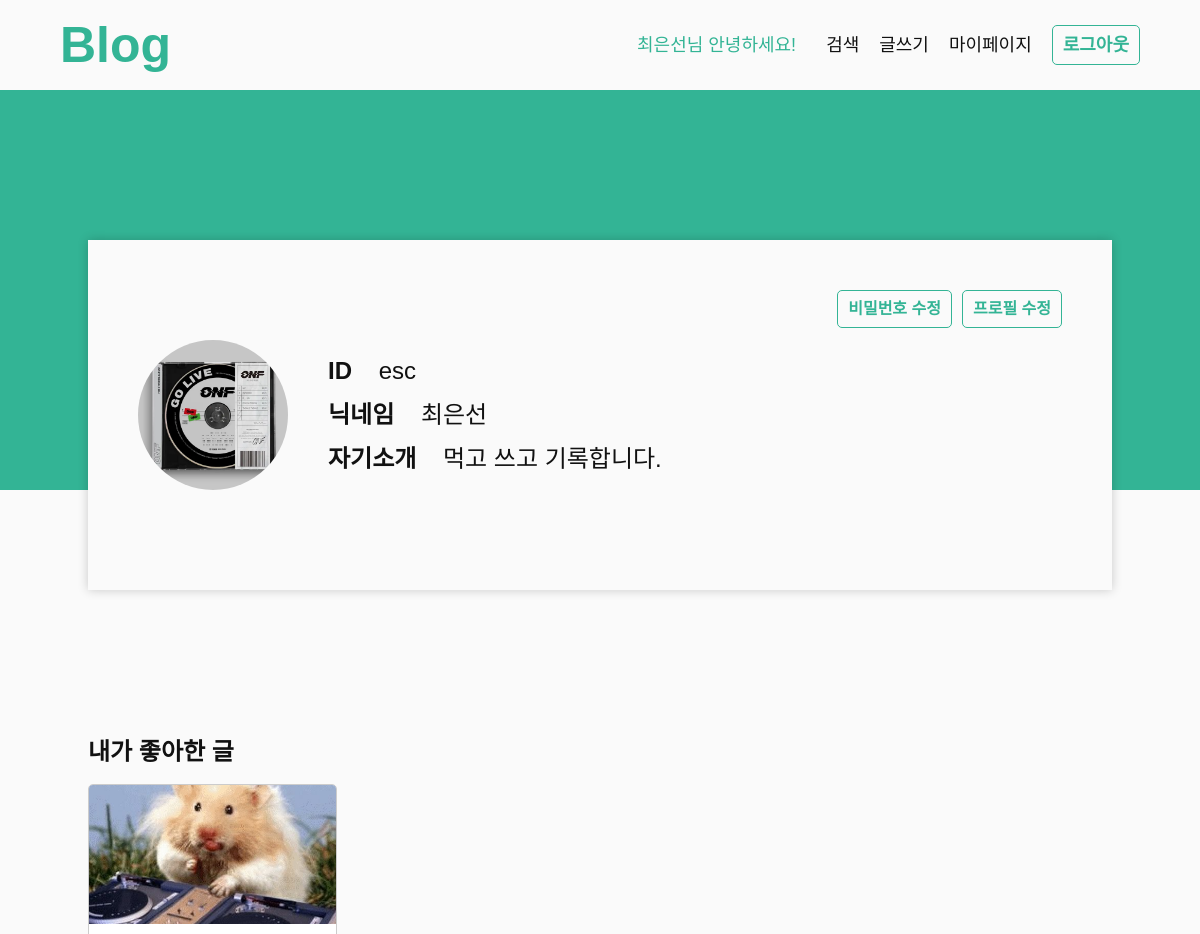
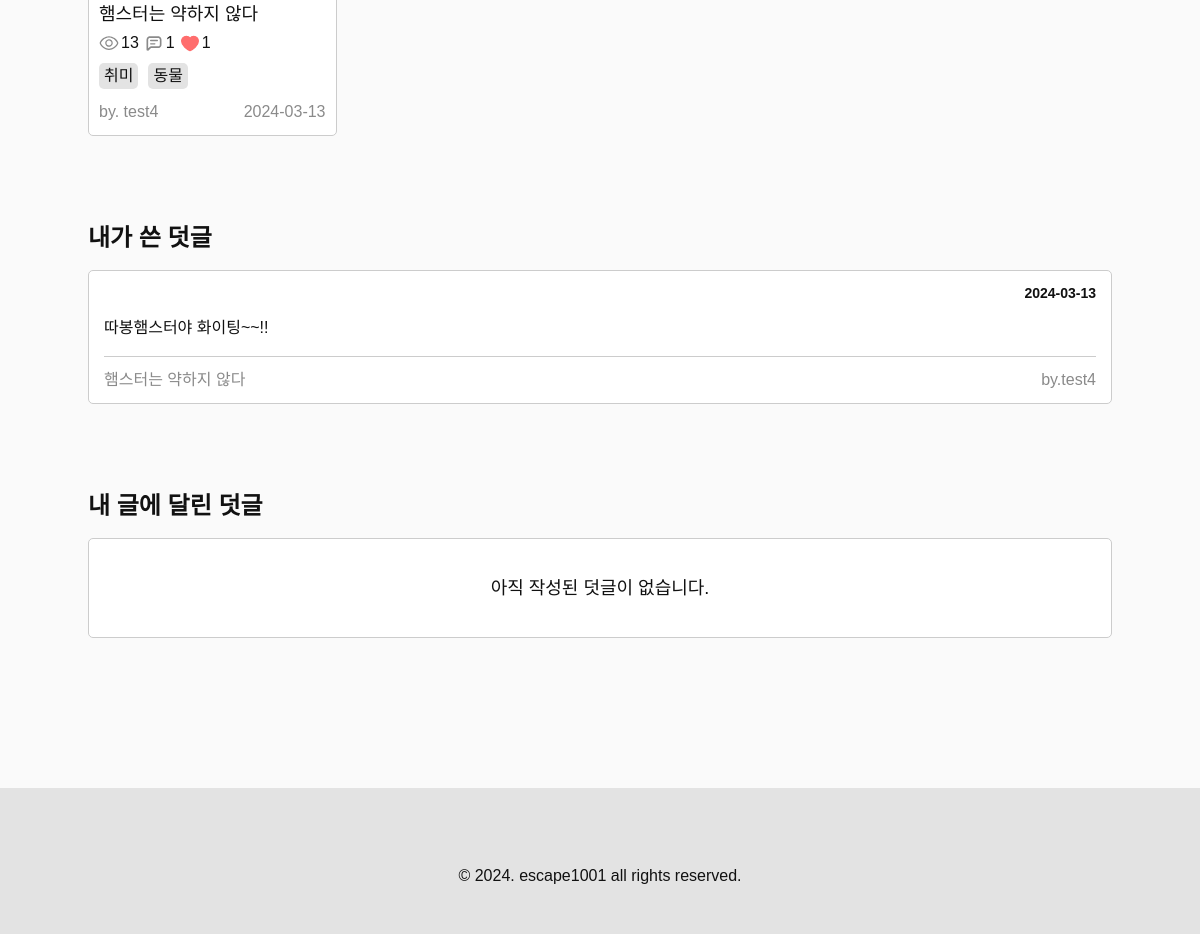
Screenshot of /accounts/mypage/ (signed in) with the database file from the repository (2 pictures, top to bottom).
### accounts/models.py (models this page shows, shortened)
class Profile(models.Model):
    user = models.ForeignKey(
        User, on_delete=models.CASCADE
    )
    nickname = models.CharField(max_length=10)
    introduce = models.CharField(max_length=150)
    profile_image = models.ImageField(
        upload_to="profile/%Y/%m/%d/", blank=True
    )

### blog/models.py (models this page shows, shortened)
class Post(models.Model):
    title=models.CharField(max_length=50)
    contents=tinymce_models.HTMLField()
    thumbnail_image = models.ImageField(
        upload_to="post/thumbnails/%Y/%m/%d/", blank=True
    )
    created_at = models.DateTimeField(auto_now_add=True)
    updated_at = models.DateTimeField(auto_now=True)
    author = models.ForeignKey(
        User, on_delete=models.CASCADE
    )
    tags = models.ManyToManyField('Tag', blank=True)
    view_count = models.PositiveIntegerField(default=0)

class Tag(models.Model):
    name = models.CharField(max_length=50, unique=True)

class Comment(models.Model):
    post = models.ForeignKey(
        Post, on_delete=models.CASCADE, related_name='comments'
    )
    contents = models.TextField()
    created_at = models.DateTimeField(auto_now_add=True)
    updated_at = models.DateTimeField(auto_now=True)
    author = models.ForeignKey(
        User, on_delete=models.CASCADE
    )

### accounts/views.py (the view)
# urls.py: path('mypage/', views.mypage, name="mypage"),
@login_required
def mypage(request):
    profile = Profile.objects.get(user=request.user)
    comments = Comment.objects.filter(author=request.user)
    liked = Like.objects.filter(author=request.user).values_list('post', flat=True)
    liked_posts = Post.objects.filter(pk__in=liked)
    commented_my = Post.objects.filter(author=request.user).annotate(num_comments=Count('comments')).filter(num_comments__gt=0)
    commented_myposts = Comment.objects.filter(~Q(author=request.user), post__in=commented_my)
    context = {
        "profile" : profile,
        "comments" : comments,
        "liked_posts" : liked_posts,
        "commented_myposts" : commented_myposts,
    }
    return render(request, 'accounts/mypage.html', context)

### accounts/context_processors.py (called while the page is built)
def profile_info(request):
    profile = None
    if request.user.is_authenticated:
        try:
            profile = Profile.objects.get(user=request.user)
        except Profile.DoesNotExist:
            pass
    return {'profile': profile}

### templates/accounts/mypage.html (shortened to what this page needs)
{% extends "base/base.html" %}
{% load static %}
{% block content %}
<main class="mypage-wrapper">
    <section class="profile-area">
        <div class="center-content">
            {% if profile.profile_image %}
            <img class="profile-image" src="{{profile.profile_image.url}}" alt="{{profile.nickname}}의 프로필 이미지">
            {% else %}
            <img class="profile-image" src="{% static "assets/default_profile.png" %}">
            {% endif %}
            <div class="text-area">
                <p>
                    <b>ID</b>
                    <span>{{user.username}}</span>
                </p>
                <p>
                    <b>닉네임</b>
                    <span>{{profile.nickname}}</span>
                </p>
                <p>
                    <b>자기소개</b>
                    <span>{{profile.introduce}}</span>
                </p>
            </div>
            <div class="btn-area">
                <a class="default-btn" href="{% url "update_password" %}">비밀번호 수정</a>
                <a class="default-btn" href="{% url "update_profile" %}">프로필 수정</a>
            </div>
        </div>
    </section>
    <section class="section-wrapper center-content">
        <h3 class="section-title">내가 좋아한 글</h3>
        <ul class="post-list">
            {% for post in liked_posts %}
            <li class="box4">
                <a href="{% url "post_detail" post.pk %}">
                    {% if post.thumbnail_image %}
                    <img src="{{post.thumbnail_image.url}}" alt="">
                    {% endif %}
                    <div class="content-box">
                        <div class="title-area">
                            <b class="title">{{post.title}}</b>
                            <ul>
                                <li>
                                    <img src="{% static "assets/icon_view.svg" %}" alt="view">
                                    {{post.view_count}}
                                </li>
                                <li>
                                    <img src="{% static "assets/icon_comment.svg" %}" alt="comment">
                                    {{post.comments.count}}
                                </li>
                                <li>
                                    <img src="{% static "assets/icon_liked.svg" %}" alt="liked">
                                    {{post.likes.count}}
                                </li>
                            </ul>
                        </div>
                        <ul class="tag-list">
                            {% for tag in post.tags.all %}
                            <li>{{tag.name}}</li>
                            {% endfor %}
                        </ul>
                    </div>
                    <div class="info-box">
                        <p>by. {{post.author}}</p>
                        <p>{{post.created_at|date:"Y-m-d"}}</p>
                    </div>
                </a>
            </li>
            {% endfor %}
        </ul>
    </section>
    <section class="section-wrapper center-content">
        <h3 class="section-title">내가 쓴 덧글</h3>
        <ul class="comment-list">
            {% for comment in comments %}
            <li>
                <a href="{% url "post_detail" comment.post.pk %}">
                    <p class="author">
                        <span class="date">{{comment.created_at|date:"Y-m-d"}}</span>
                    </p>
                    <p class="comment">{{comment.contents}}</p>
                    <p class="post">
                        <span>{{comment.post.title}}</span>
                        <span>by.{{comment.post.author}}</span>
                    </p>
                </a>
            </li>
            {% endfor %}
        </ul>
    </section>
    <section class="section-wrapper center-content">
        <h3 class="section-title">내 글에 달린 덧글</h3>
        <ul class="comment-list">
            {% if not commented_myposts %}
            <li class="empty">
                아직 작성된 덧글이 없습니다.
            </li>
            {% endif %}
        </ul>
    </section>
</main>
{% endblock %}

### templates/base/header.html (shortened to what this page needs)
<header>
    <h1>
        <a href="{% url "main" %}">Blog</a>
    </h1>
    <ul>
        {% if request.user.is_authenticated %}
        <li class="hello">
            <a href="{% url "userhome" user.username %}">{{profile.nickname}}님 안녕하세요!</a>
        </li>
        <li>
            <a href="{% url "post_list" %}">검색</a>
        </li>
        <li>
            <a href="{% url "post_create" %}">글쓰기</a>
        </li>
        <li>
            <a href="{% url "mypage" %}">마이페이지</a>
        </li>
        <li>
            <form action="{% url "logout" %}" method="POST">
                <button class="default-btn">로그아웃</button>
            </form>
        </li>
        {% endif %}
    </ul>
</header>

### static/style/common.css (style rules this page uses)
:root { --color-point:#33b495; --color-point-2:#93e9d3; --color-black:#000000; --color-dark:#111111; --color-white:#ffffff; --color-light:#fafafa; --color-dark-grey:#8a8a8a; --color-mid-grey:#cccccc; --color-light-grey:#e3e3e3; --font-size-huge : 5rem; --font-size-bigger : 2.4rem; --font-size-big : 1.8rem; --font-size-default : 1.6rem; --font-size-small : 1.4rem; --font-size-smaller : 1.2rem; --container-max-width : 1024px; }
* { box-sizing: border-box; }
html { height:100%; font-size: 10px; }
body { height:100%; font-size: var(--font-size-default); font-family: sans-serif; color: var(--color-dark); background-color: var(--color-light); }
.center-content { width: 90%; max-width: var(--container-max-width); margin:0 auto; }
.section-wrapper { padding-top: 9rem; }
.section-title { font-size: var(--font-size-bigger); font-weight: 600; padding-bottom: 2rem; }
.post-list { display: flex; flex-wrap: wrap; gap:1rem; }
.post-list>li { border:1px solid var(--color-mid-grey); border-radius: .5rem; transition: all .2s ease-in-out; overflow: hidden; background-color: var(--color-white); }
.post-list>li.box4 { width: calc((100% - 3rem) / 4); }
.post-list>li a { height: 100%; display: flex; flex-direction: column; }
.post-list>li img { width:100%; aspect-ratio: 16/9; object-fit: cover; }
.post-list>li .content-box { padding:1.5rem 1rem; padding-bottom: 0; flex-grow: 1; }
.post-list>li .content-box .title-area { padding-bottom: 1rem; display: flex; justify-content: space-between; align-items: center; gap:1rem; flex-wrap: wrap; }
.post-list>li .content-box .title-area .title { font-size: var(--font-size-big); }
.post-list>li .content-box .title-area ul { display: flex; gap:.5rem; }
.post-list>li .content-box .title-area ul li { flex-shrink: 0; display: flex; align-items: center; gap:.2rem; }
.post-list>li .content-box .title-area ul img { width: 2rem; height: 2rem; object-fit: contain; }
.post-list>li .info-box { padding:1.5rem 1rem; color: var(--color-dark-grey); display: flex; justify-content: space-between; align-items: center; }
.tag-list { display: flex; gap:1rem; border-radius: 1rem; }
.tag-list li { padding:.5rem; background-color: var(--color-light-grey); border-radius: .5rem; }
.comment-list { display: flex; flex-direction: column; gap:1rem; }
.comment-list>li { border:1px solid var(--color-mid-grey); border-radius: .5rem; transition: all .2s ease-in-out; overflow: hidden; background-color: var(--color-white); }
.comment-list>li a { padding:1.5rem; display: flex; flex-direction: column; gap:1rem; }
.comment-list>li .author { display: flex; justify-content: space-between; font-weight: 600; }
.comment-list>li .author .date { flex-grow: 1; text-align: right; font-size: var(--font-size-small); }
.comment-list>li .comment { padding:1rem 0; }
.comment-list>li .post { padding-top: 1.5rem; border-top: 1px solid var(--color-mid-grey); color:var(--color-dark-grey); display: flex; justify-content: space-between; align-items: center; }
.comment-list .empty { padding:4rem; text-align: center; font-size: var(--font-size-big); }
.default-btn { padding:1rem; font-weight: 600; color: var(--color-point); border-radius: .5rem; border:1px solid var(--color-point); transition: all .2s ease-in-out; }
main { min-height: 100vh; }
header { display: flex; justify-content: space-between; align-items: center; padding:2rem 5%; }
header h1 { color: var(--color-point); font-weight: 800; font-size: var(--font-size-huge); }
header ul { display: flex; align-items: center; gap:2rem; font-size: var(--font-size-big); }
header .hello { padding-right: 1rem; color:var(--color-point); }
.mypage-wrapper .profile-area { height: 40rem; background-color: var(--color-point); }
.mypage-wrapper .profile-area>div { padding:5rem; height: 35rem; display: flex; align-items: center; background-color: var(--color-light); transform: translateY(15rem); box-shadow: 0 0 1rem rgba(0,0,0,0.2); gap:4rem; }
.mypage-wrapper .profile-area .profile-image { width: 15rem; height: 15rem; border-radius: 50%; object-fit: cover; }
.mypage-wrapper .profile-area .text-area { display: flex; flex-direction: column; font-size: var(--font-size-bigger); gap:2rem; }
.mypage-wrapper .profile-area .text-area b { font-weight: 800; padding-right: 2rem; }
.mypage-wrapper .profile-area .btn-area { flex-grow: 1; align-self: flex-start; display: flex; align-items: start; justify-content: flex-end; gap:1rem; }
.mypage-wrapper .profile-area+section { padding-top: 25rem; }

### rows the page displays
Profile: nickname "최은선", profile_image (picture), introduce "먹고 쓰고 기록합니다."
Post: thumbnail_image (placeholder picture), title "햄스터는 약하지 않다", view_count "13", comments.count "1", likes.count "1", author "test4", created_at "2024-03-13"
Tag: name "취미"
Tag: name "동물"
Comment: created_at "2024-03-13", contents "따봉햄스터야 화이팅~~!!", post "햄스터는 약하지 않다", post.author "test4"

### other values shown
{{ user.username }} "esc"
